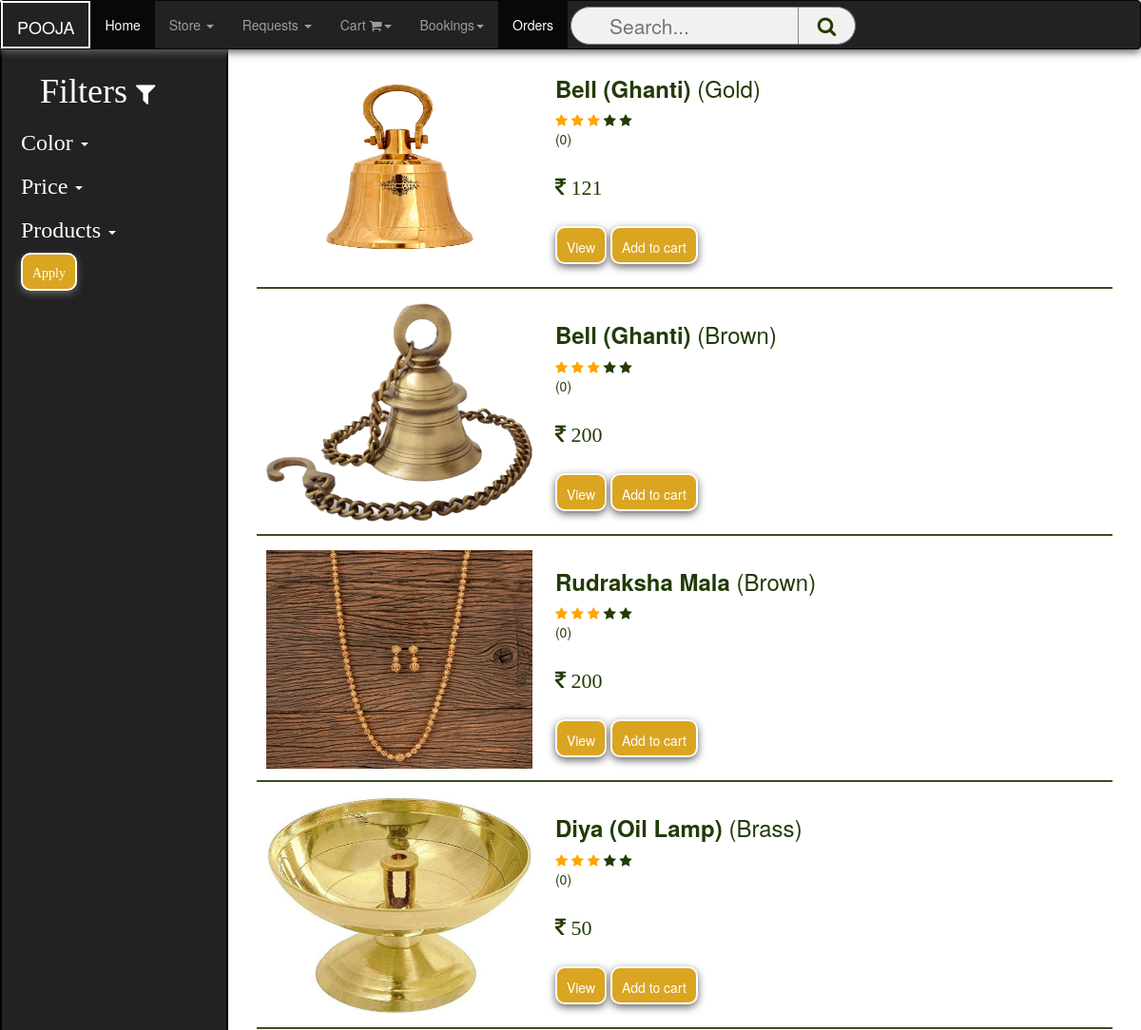
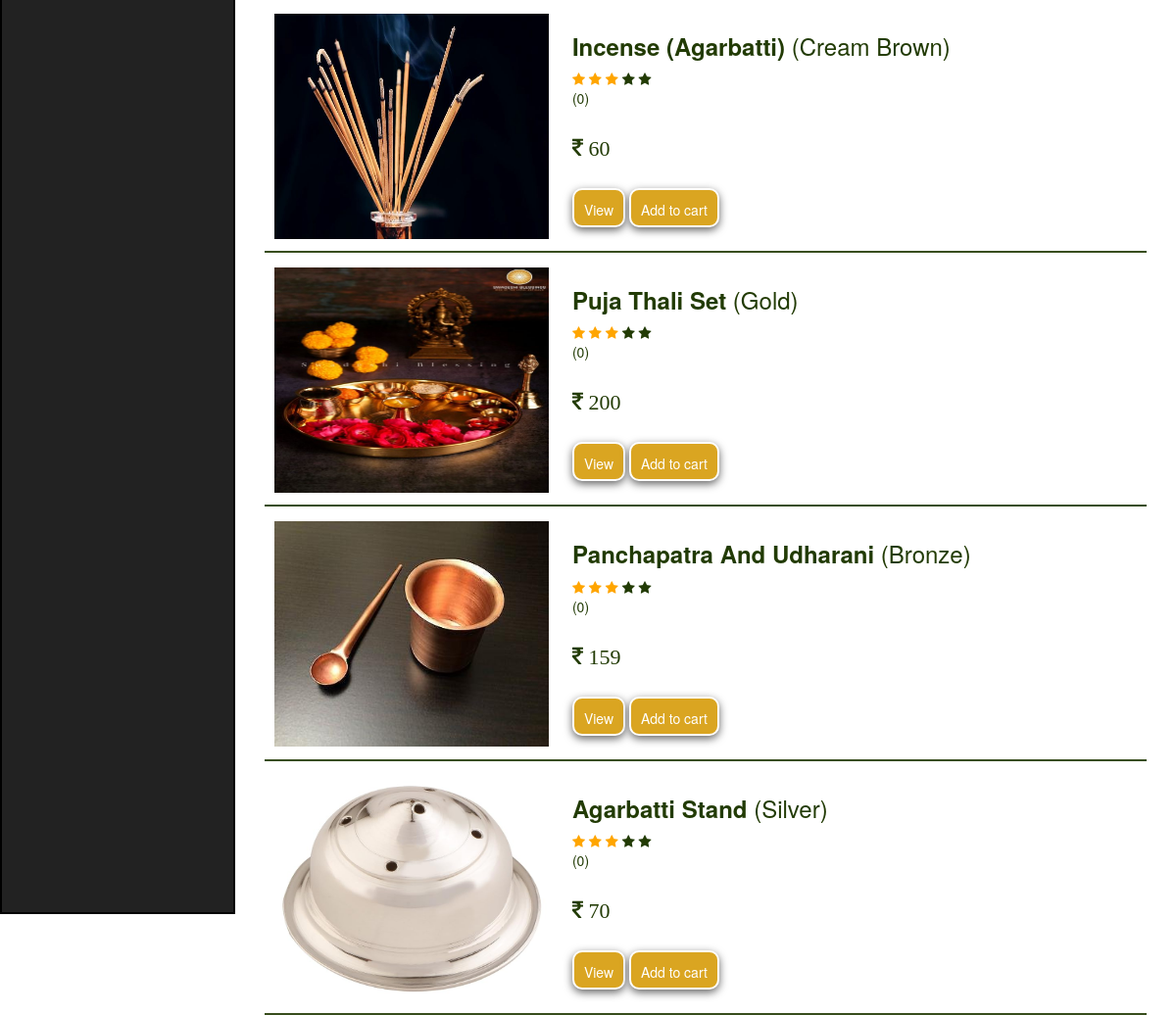
Screenshot of /customer/view_products with the database file from the repository (2 pictures, top to bottom).
### main_app/models.py (models this page shows, shortened)
class color_quantity(models.Model):
    color=models.CharField(max_length=20)
    quantity=models.IntegerField()
    price=models.IntegerField(default=0)
    photo=models.ImageField(verbose_name="photo",upload_to='images',null=True)
    product=models.ForeignKey(pooja_products,related_name="product",on_delete=models.CASCADE)
    slug=models.SlugField(unique=True,null=True)

class pooja_products(models.Model):
    name=models.CharField(max_length=50)
    size=models.CharField(max_length=50)
    description=models.TextField()

### customers/views.py (the view, shortened to what this page needs)
# urls.py: path('view_products',views.view_products),
def view_products(request):
    key=""
    selected_price=50
    colors=[]
    ticked_colours={}
    ticked_products={}
    product_names=[]
    products=color_quantity.objects.filter(price__gt=0)
    prods=[]
    for product in products:
        ticked_colours["product.color"]=False
        ticked_products["product.product.name"]=False
        colors.append(product.color)
        product_names.append(product.product.name)
    colors=list(set(colors))
    product_names=list(set(product_names))
    for product in products:
        a={}
        ratings=0
        rating_objs=product_ratings.objects.filter(product=product)
        if rating_objs:
            for objs in rating_objs:
                ratings+=objs.rating
        a['product']=product
        a['ratings']=ratings
        ticked_colours["product.color"]=True
        ticked_products["product.product.name"]=True
        prods.append(a)
    data={
        'products':prods,
        'key':key,
        'colors':colors,
        'ticked_colours':ticked_colours,
        'product_names':product_names,
        'ticked_products':ticked_products,
        'selected_price':selected_price
        }
    return render(request,'customers/view_products.html',data)

### templates/customers/view_products.html (shortened to what this page needs)
{% extends 'addons/customers/navigation.html'%}
{% block extra_head %}
<link rel="stylesheet" href="https://cdnjs.cloudflare.com/ajax/libs/font-awesome/4.7.0/css/font-awesome.min.css">
{% endblock %}
{% block mymessage %}
<div style="position:fixed; top:0; right:0; z-index:100;">
  <form name="search_bar" class="example" style="float:right;max-width:300px; margin-right:300px;">
  <input  type="text" autocomplete="off" placeholder="Search..." onkeyup="check()" id="search" name="search" value="{{key}}" />
  <button id="search_button" type="submit"><i class="fa fa-search" style="color:#223b05;" aria-hidden="true"></i></button>
   </form>
 <br>
 </div>
 <div style="margin-top:45px;  position:relative;">
    <div class="sidebar">
      <h1 style="margin-left:20px;"> Filters <i class="fa fa-filter" style="font-size:26px"></i></h1>
      <form method="post" id="filter_form">
            <div class="filter_box">
              <h3> Color <span class="caret" onclick="toggle('colors')"></span> </h3>
            </div>
            <div class="filter_box">
              <h3> Price <span class="caret" onclick="toggle('price')"></span></h3>
            </div>
            <div class="filter_box">
              <h3> Products <span class="caret" onclick="toggle('products')"></span></h3>
            </div>
            <button type="submit" class="btnn">Apply </button>
      </form>
 </div>
    <div class="mybox" style=" vertical-align:top ;display:inline-block ;position:relative; width:75%">
        {% for prod in products %}
        <div style=" width:100%; margin-top:5px; border-bottom:2px solid #384e1d; margin-left:30%; background-color: white; ">
          <div style="display:inline-block;">
           {% if prod.product.photo %}<img style="height:250px;display:inline-block; vertical-align:middle;padding:10px ;width:300px;border-radius:10px 10px 10px 10px;" src="{{ prod.product.photo.url }}" alt="Card image cap">{% endif %}
          </div>
          <div style="color:#223b05; position:relative; padding:10px; display:inline-block; vertical-align:top;">
              <h3 style="text-transform:capitalize;"><b>{{ prod.product.product.name }} </b> ({{ prod.product.color }})</h3>
              <span class="fa fa-star checked"></span>
              <span class="fa fa-star checked"></span>
              <span class="fa fa-star checked"></span>
              <span class="fa fa-star"></span>
              <span class="fa fa-star"></span>
              <p>({{prod.ratings}})</p>
              <br>
              <p ><b><i class="fa fa-rupee" style="font-size:22px"> {{ prod.product.price }}</i></b></p><br>
              <button class="btnn">  <a style="color:white; text-decoration:none;" href="/customer/view_gift_details/{{prod.product.slug}}"  > View </a></button>
              <form method="post" action="/customer/view_gift_details/{{prod.product.slug}}" style="display:inline-block;">
              <button class="btnn">  <a style="color:white; text-decoration:none;"   > Add to cart </a></button>
             </form>
          </div>
        </div>
          {% endfor %}
</div>
  </div>
{% endblock %}

### templates/addons/customers/navigation.html (style rules this page uses)
body { font-family: "Lato", sans-serif; background-repeat: no-repeat; background-size: cover; background-position: fixed; }

### templates/customers/view_products.html (style rules this page uses)
body { font-family: 'Times New Roman', Times, serif; }
* { box-sizing: border-box; }
.example input[type=text] { padding: 10px; padding-left:40px; font-size: 21px; margin-top:7px; height:40px; border: 1px solid grey; border-radius: 30px 0 0 30px; float: left; width: 80%; background: #f1f1f1; }
form.example button { width: 20%; margin-top:7px; height:40px; padding: 4px; background: #f1f1f1; color: #818181; border-radius: 0 30px 30px 0; text-align:center; font-size: 21px; border: 1px solid grey; border-left: none; cursor: pointer; }
form.example::after { content: ""; clear: both; display: table; }
.checked { color: orange; }
.sidebar { display:inline-block; position:fixed; z-index:1 ; top:auto; left:0; overflow-y:scroll; padding:10px; padding-left:20px; width:20%; height:93%; vertical-align:top; background-color:#222222; color:white ; background-repeat:no-repeat; background-size:cover ; border:2px solid black; font-family:Lucida Bright; text-transform:capitalize; }
.btnn { box-shadow: 0px 3px 8px rgb(100,100,100); border:2px solid white ; border-radius:10px; height:40px; padding:10px; width:max-content; background-color:#DAA521; }
.caret { font-size:100px; }
.filter_box { border_bottom:2px solid red; }
.sidebar { -ms-overflow-style: none; scrollbar-width: none; }

### rows the page displays
color_quantity: product.photo (picture), product.product.name "Bell (Ghanti)", product.color "Gold", ratings "0", product.price "121"
color_quantity: product.photo (picture), product.product.name "Bell (Ghanti)", product.color "Brown", ratings "0", product.price "200"
color_quantity: product.photo (picture), product.product.name "Rudraksha Mala", product.color "Brown", ratings "0", product.price "200"
color_quantity: product.photo (picture), product.product.name "Diya (Oil Lamp)", product.color "Brass", ratings "0", product.price "50"
color_quantity: product.photo (picture), product.product.name "Incense (Agarbatti)", product.color "Cream Brown", ratings "0", product.price "60"
color_quantity: product.photo (picture), product.product.name "Puja Thali Set", product.color "Gold", ratings "0", product.price "200"
color_quantity: product.photo (picture), product.product.name "Panchapatra And Udharani", product.color "Bronze", ratings "0", product.price "159"
color_quantity: product.photo (picture), product.product.name "Agarbatti Stand", product.color "Silver", ratings "0", product.price "70"
